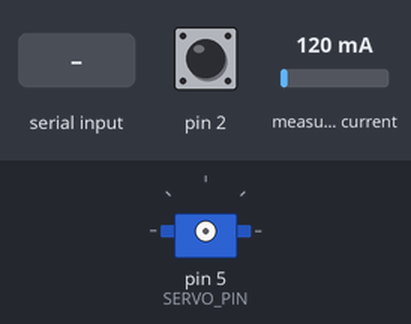
Recording of a sketch running on a simulated Arduino Uno, built with avr-gcc and run on an emulated ATmega328P. On the bench: servo. Wiring (inferred from the names in the program): servo: signal pin 5; INA219 current sensor at I2C address 0x40. The inputs (shaded band) are chosen by the test bench; at power-on: pin 2 HIGH, measured current 120 mA. Servo pulses on a pin are drawn as a servo (544–2400 µs = 0–180°); what the sketch prints to the serial monitor is not drawn.

Above: at 1.2 s.
1.3 s: "2" received over Serial
4.3 s: "1" received over Serial
Timing chart, 0 to 7.3 s (numbered marks = the images above; inputs shaded):
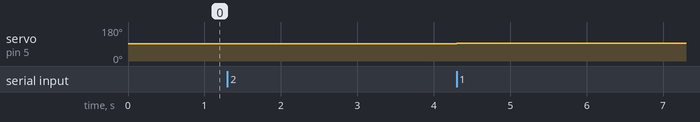

The sketch:

sketch_apr25b.ino
```cpp
#include <Wire.h>

#define INA219_ADDRESS (0x40)  // Адрес INA219 на шине I2C
// основные переменные
#define SERVO_PIN 5               // Пин, к которому подключен сервопривод
#define MIN_PULSE_WIDTH 600       // Минимальная длительность импульса для 0 градусов
#define MAX_PULSE_WIDTH 2400      // Максимальная длительность импульса для 180 градусов
#define NEUTRAL_PULSE_WIDTH 1500  // длительность импульса для 90 градусов
#define ACCELERATION_TIME 3770    // время работы серво
#define MAX_AM 750                // максимальная нагрузка
#define MIN_AM 63                 // минимальная нагрузка
#define speed 20                  // скорость

//таймер
unsigned long startTime;  // начало основного цикла

bool button_flag = true;  // нажатие кнопки

float current_mA = 0;
float current_old_mA = 0;                                                 // нагрузка
int ACCELERATION_STEP_braking = 900 / ((ACCELERATION_TIME / 2) / speed);  // Шаг изменения скорости поворота сервопривода замеднение
int ACCELERATION_STEP_racing = 900 / ((ACCELERATION_TIME / 4) / speed);   // Шаг изменения скорости поворота сервопривода ускорение
int AM_STEP_braking = MAX_AM / ((ACCELERATION_TIME / 2) / speed);         // Шаг изменения максимальной нагрузки замедление
int AM_STEP_racing = MAX_AM / ((ACCELERATION_TIME / 4) / speed);          // Шаг изменения максимальной нагрузки ускорение


// Данные с INA219
int16_t readRegister(uint8_t reg) {
  Wire.beginTransmission(INA219_ADDRESS);
  Wire.write(reg);
  Wire.endTransmission(false);

  Wire.requestFrom((int)INA219_ADDRESS, (int)2);
  return (Wire.read() << 8) | Wire.read();
}

// Функция для получения силы тока в мА
float getCurrent_mA() {
  int16_t raw_current = readRegister(0x04);  // Регистр сырых данных о токе
  return raw_current * 0.1;                  // Коэффициент преобразования для получения значения в мА
}

void setup() {
  Wire.begin();
  Serial.begin(9600);
  //Serial.println("Hello!");
  attachInterrupt(0, isr, FALLING);
  // Инициализация сервопривода
  pinMode(SERVO_PIN, OUTPUT);
}

// Если прерывание
void isr() {
  button_flag = false;  // кнопка нажата
  stopServo();          // остановить  серво
}

void loop() {

  if (Serial.available() > 0) {
    char command = Serial.read();
    switch (command) {
      case '1':
        rotateServoWithAcceleration(MAX_PULSE_WIDTH);  // закрыть
        break;
      case '2':
        rotateServoWithAcceleration(MIN_PULSE_WIDTH);  // открыть
        break;
    }
  }
}

// основной цикл работы серво
void rotateServoWithAcceleration(int inc) {
  button_flag = true;                                                  // кнопка не нажата
  Serial.println();                                                    // очистить буфер
  startTime = millis();                                                // начало основного таймера для серво
  int step_speed = 1500;                                               // шаг ускорения и замедления
  int step_am = -AM_STEP_racing + MIN_AM;                              // шаг максимальной и минимальной нагрузки
  current_mA = 0;                                                      // обнулить значение нагрузки
  if (inc >= 1500) {                                                   // закрыть
    while (millis() - startTime < ACCELERATION_TIME && button_flag) {  // пока таймер и кнопка не нажата

      if (millis() - startTime < ACCELERATION_TIME / 4) {  // если не прошло больше 1/4 тогда ускоряемся
        if (step_speed < MAX_PULSE_WIDTH) {                // и если скорость не максимальная
          step_speed += ACCELERATION_STEP_racing;          // ускорение
        }
        if (step_am < MAX_AM) {       // максимальная нагрузка пропорциональна ускорению
          step_am += AM_STEP_racing;  // увеличиваем нагрузку
          //Serial.println(AM_STEP_racing);
        }
      } else if (millis() - startTime > ACCELERATION_TIME / 2) {  // если не прошло больше 1/2 тогда замедляемся
        if (step_speed > NEUTRAL_PULSE_WIDTH) {                   //и если скороть не минимальная
          step_speed -= ACCELERATION_STEP_braking;                // замедление
        }
        if (step_am > MIN_AM) {        // минимальная нагрузка пропорциональна ускорению
          step_am -= AM_STEP_braking;  // уменьшаем нагрузку
        }
      }


      /*
      // график нагрузки
      Serial.print(step_am);
      Serial.print(',');
      Serial.print(current_mA);
      Serial.println();
      */

      if (current_mA > step_am) {  // если нагрузка выше заданной
        Serial.println(current_mA);
        stopServo();  // остановить серво
        break;
      }
      rotateServo(step_speed);  // севро
    }
  } else {  // открыть

    while (millis() - startTime < ACCELERATION_TIME) {
      // Serial.println(step_speed);
      if (millis() - startTime < ACCELERATION_TIME / 4) {  // если не прошло больше 1/4 тогда ускоряемся
        if (step_speed > MIN_PULSE_WIDTH) {                // и если скороть не максимальная
          step_speed -= ACCELERATION_STEP_racing;          // ускорение
        }
        if (step_am < MAX_AM) {       // максимальная нагрузка пропорциональна ускорению
          step_am += AM_STEP_racing;  // увеличиваем нагрузку
        }
      } else if (millis() - startTime > ACCELERATION_TIME / 2) {  // если не прошло больше 1/2 тогда замедляемся
        if (step_speed < NEUTRAL_PULSE_WIDTH) {                   //и если скороть не минимальная
          step_speed += ACCELERATION_STEP_braking;                // замедление
        }
        if (step_am > MIN_AM) {        // минимальная нагрузка пропорциональна ускорению
          step_am -= AM_STEP_braking;  // уменьшаем нагрузку
        }
      }


       // график нагрузки
      Serial.print(step_am);
      Serial.print(',');
      Serial.print(current_mA);
      Serial.println();

      if (current_mA > step_am) {  // если нагрузка выше заданной
        Serial.println(current_mA);
        stopServo();  // остановить серво
        break;
      }
      rotateServo(step_speed);  // севро
    }
  }
}

void rotateServo(int degrees) {  // севро
  digitalWrite(SERVO_PIN, HIGH);
  delayMicroseconds(degrees);
  digitalWrite(SERVO_PIN, LOW);
  delay(speed - 1);  // Задержка для плавного вращения
  current_mA = getCurrent_mA();
}

void stopServo() {               // стоп севро
  digitalWrite(SERVO_PIN, LOW);  // Отключаем питание сервопривода
}
```

Measured:
- after the input at 4.3 s, servo on pin 5 (SERVO_PIN): 92° → 95° at once
